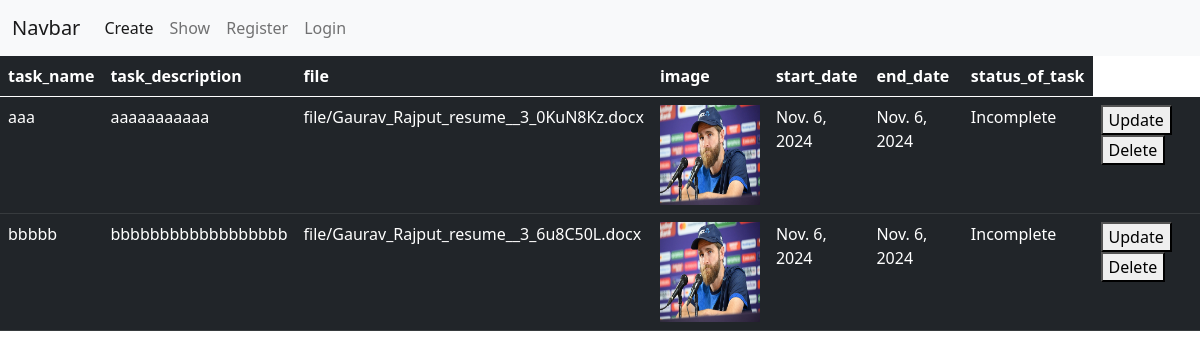
The page /todo_app/show_view/ on the database its author committed.
### todo_app/models.py (models this page shows)
class Todo(models.Model):
    task_name = models.CharField(max_length=50)
    task_description = models.TextField()
    file = models.FileField(upload_to='file/')
    image = models.ImageField(upload_to='images/')
    start_date = models.DateField()
    end_date = models.DateField()
    status_of_task = models.CharField(max_length=50)

### todo_app/views.py (the view)
# urls.py: path('show_view/', views.show_view, name='todo_show'),
def show_view(request):
    obj = Todo.objects.all()
    template_name = 'todo_app/todo_show.html'
    context = {'data':obj}
    return render(request, template_name, context)

### templates/todo_app/todo_show.html (shortened to what this page needs)
{% extends 'layout.html' %}
{% block content %}
    <table class="table table-dark">
        <thead>
            <tr>
                <th>task_name</th>
                <th>task_description</th>
                <th>file</th>
                <th>image</th>
                <th>start_date</th>
                <th>end_date</th>
                <th>status_of_task</th>
            </tr>
        </thead>
        <tbody>
            {% for obj in data %}
            <tr>
                <td>{{ obj.task_name}}</td>
                <td>{{ obj.task_description}}</td>
                <td>{{ obj.file }}</td>
                <td><img src="{{ obj.image.url }}" alt="" style="height: 100px;width: 100px;"></td>
                <td>{{ obj.start_date}}</td>
                <td>{{ obj.end_date}}</td>
                <td>{{ obj.status_of_task}}</td>
                <td>
                    <a href="{% url 'todo_update' obj.id %}"><button>Update</button></a>
                    <a href="{% url 'todo_delete' obj.id %}"><button>Delete</button></a>
                </td>
            </tr>
            {% endfor %}
        </tbody>
    </table>
{% endblock %}

### templates/layout.html (shortened to what this page needs)
<!DOCTYPE html>
<html lang="en">
<head>
    <link href="https://cdn.jsdelivr.net/npm/bootstrap@5.0.2/dist/css/bootstrap.min.css" rel="stylesheet">
</head>
<body>
    <nav class="navbar navbar-expand-lg navbar-light bg-light">
        <div class="container-fluid">
          <a class="navbar-brand" href="#">Navbar</a>
          <div class="collapse navbar-collapse" id="navbarNavAltMarkup">
            <div class="navbar-nav">
              <a class="nav-link active" aria-current="page" href="{% url 'todo_create' %}">Create</a>
              <a class="nav-link" href="{% url 'todo_show' %}">Show</a>
              {% if user.is_authenticated %}
              <a class="nav-link" href="{% url 'logout' %}">Logout</a>
              {% else %}
              <a class="nav-link" href="{% url 'register' %}">Register</a>
              <a class="nav-link" href="{% url 'login' %}">Login</a>
              {% endif %}
            </div>
          </div>
        </div>
      </nav>
{% block content %}
{% endblock %}
</body>
</html>

### rows shown on the page
Todo: task_name "aaa", task_description "aaaaaaaaaaa", file "file/Gaurav_Rajput_resume__3_0KuN8Kz.docx", image (picture), start_date "Nov. 6, 2024", end_date "Nov. 6, 2024", status_of_task "Incomplete"
Todo: task_name "bbbbb", task_description "bbbbbbbbbbbbbbbbbb", file "file/Gaurav_Rajput_resume__3_6u8C50L.docx", image (picture), start_date "Nov. 6, 2024", end_date "Nov. 6, 2024", status_of_task "Incomplete"
